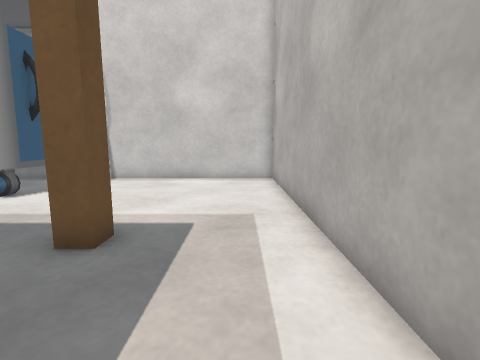
View 1 (above)

19 first-person views from a walk through a world built for the Gazebo simulator. The camera is 0.18 m above the floor, tilts 8° down and sees 85° across. The floor is counted in squares, 0.1 m on a side. Each view is taken from the middle of a square. On the plan, view 1 faces up. The plan holds only what a view shows up to about 15 squares ahead; the rest is blank. Some stock models are drawn as simple stand-ins.

View 2
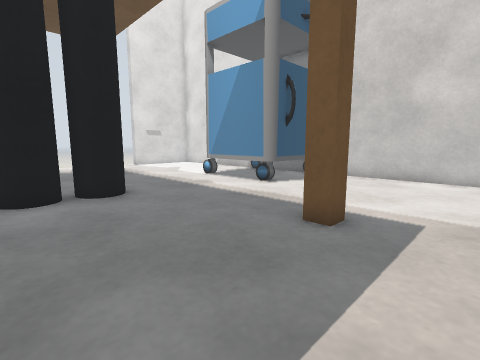

View 3
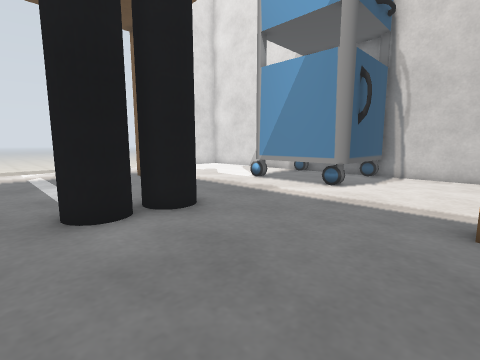

View 4
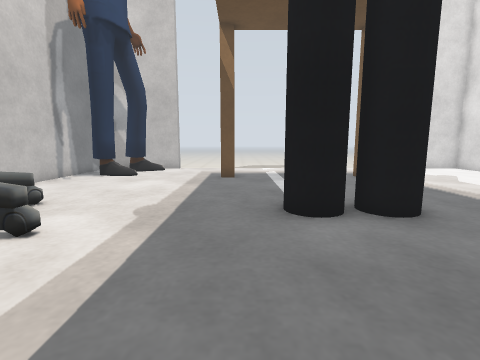

View 5
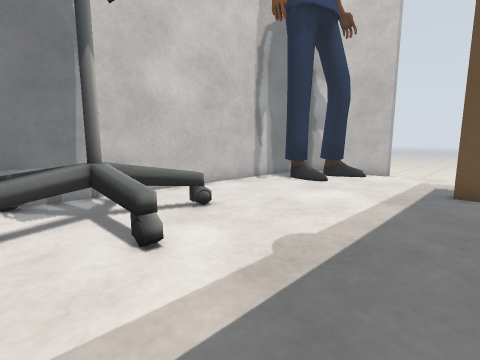

View 6
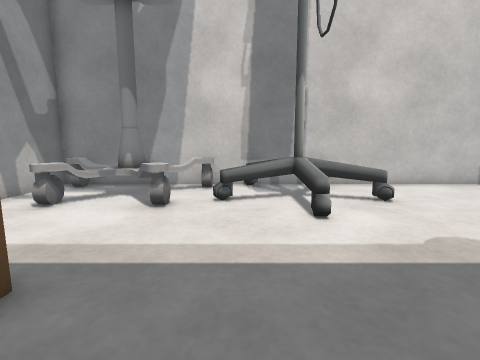

View 7
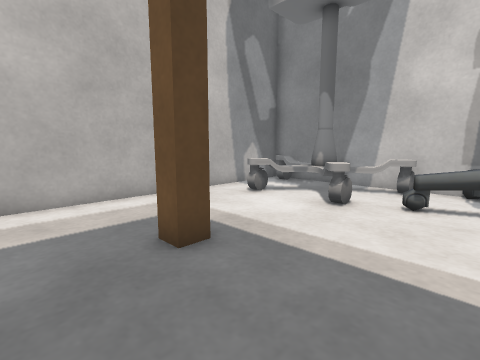

View 8
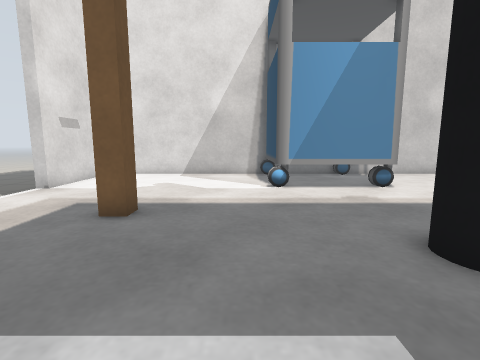

View 9
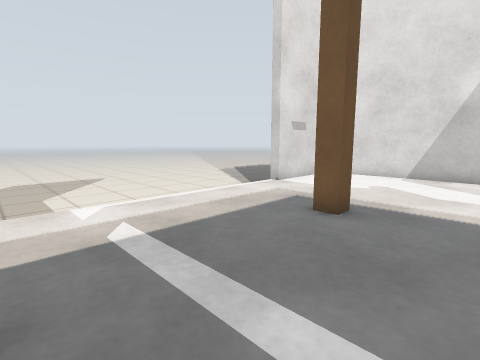

View 10
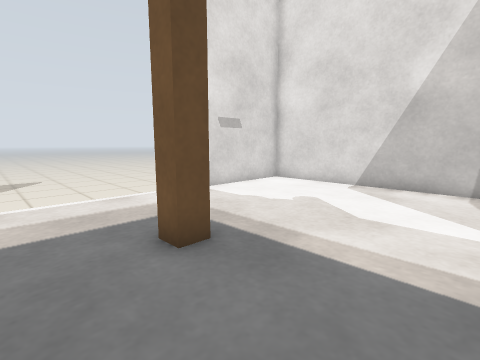

View 11
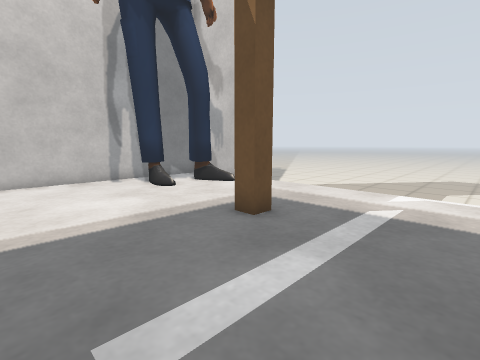

View 12
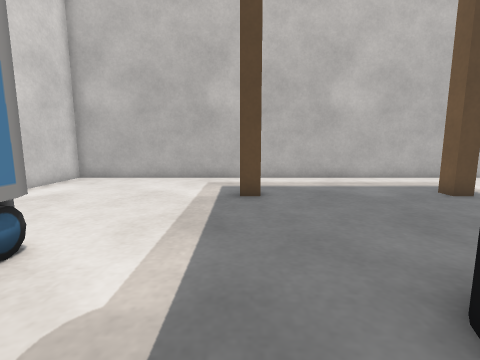

View 13
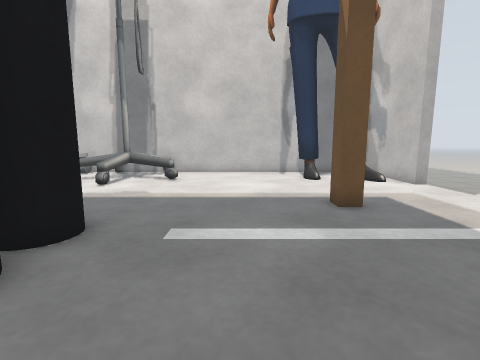

View 14
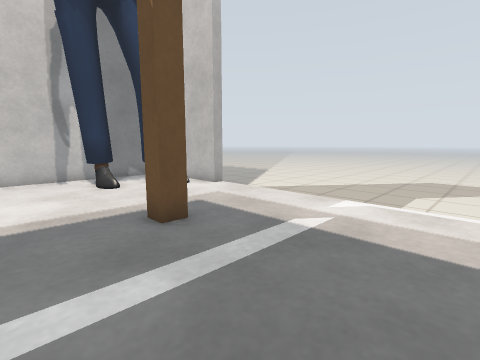

View 15
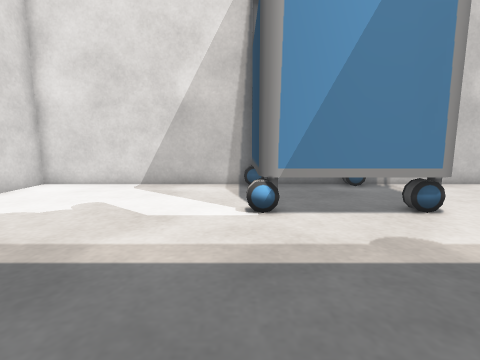

View 16
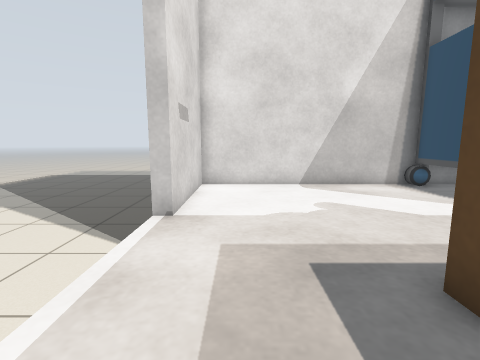

View 17
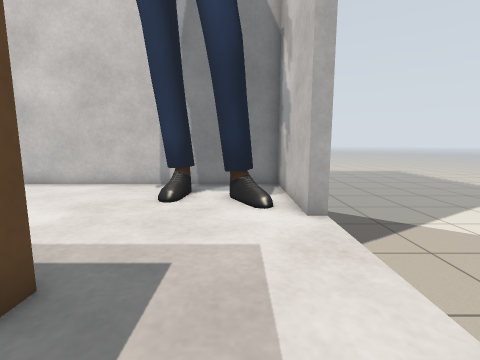

View 18
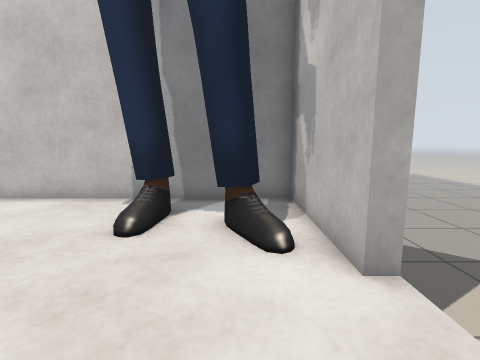

View 19
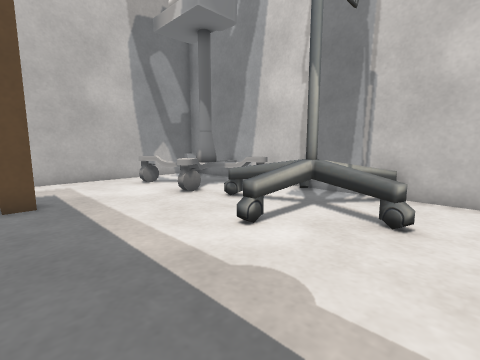

### Floor plan
Points are (right, up) in squares from view 1. A wall is a line through its corners. A room is listed if a view was taken in it or the views show most of it. See-through windows are left out.
Room 1 (views 1, 2, 3, 4, 5, 6, 7, 8, 9, 10, 11, 12, 13, 14, 15, 16, 17, 18, 19)
walls: (-13.2, 13.4) (-21.7, 13.4) (-21.7, 8.4) (-22.2, 8.4); (-22.2, -6.4) (-21.7, -6.4) (-21.7, -11.4) (1.5, -11.4); (1.7, -10.5) (1.7, 13.4) (-7.8, 13.4)
low walls: (-3.4, -7.2) (-2.4, -8.7); (-3.8, -8.1) (-3.9, -7.4); (-2.8, -9.1) (-3.9, -7.6) (-3.8, -7.2); (-4.9, -11) (-4.8, -10.3) (-3, -9.7); (-1.7, -8.8) (-0.6, -7.2); (-0.6, -7.8) (-0.6, -7.3); (-0.5, -8.1) (-0.6, -7.6); (-0.9, -9.7) (0.8, -10.2)
objects: other object (-20, -10) to (-17, -8); table (-17, -3); table (-17, 5); side table (-13, 9) to (-7, 13); person (-11, -1) to (-9, 3); monitor (-10, -11) to (-6, -8); table (-3, -3); table (-3, 5)

Positions as (right, up) in squares from view 1, and headings:
1: (0, 0), facing up
2: (0, -1), facing up-left
3: (-3, -2), facing up-left
4: (-3, -2), facing left
5: (-6, -2), facing down-left
6: (-6, 0), facing down
7: (-7, 0), facing down-right
8: (-14, -2), facing up
9: (-14, -2), facing up-left
10: (-13, 2), facing up-left
11: (-12, 2), facing down-left
12: (-12, 5), facing right
13: (-14, 5), facing down
14: (-14, 3), facing down-left
15: (-13, 2), facing up
16: (-20, 2), facing up
17: (-20, 0), facing down
18: (-20, -3), facing down
19: (-12, -2), facing down-right
